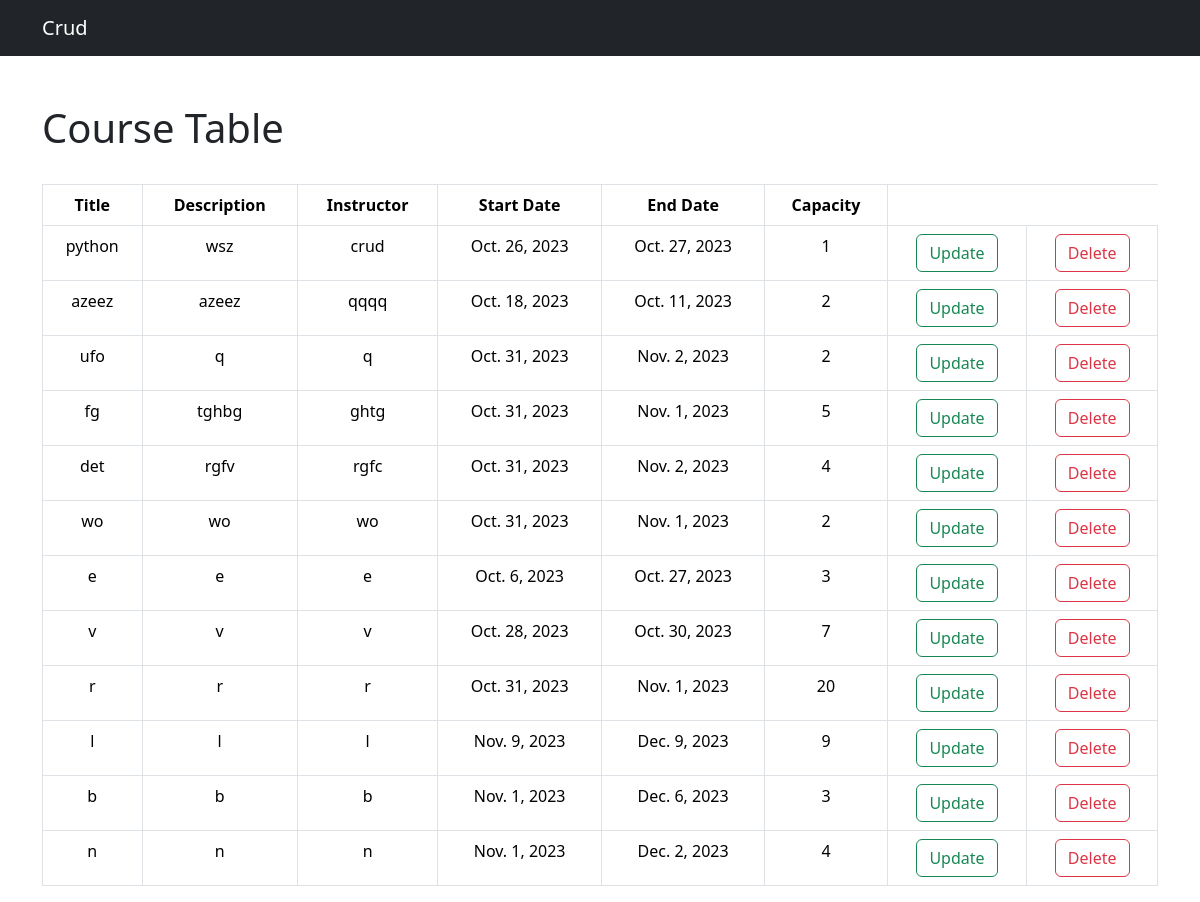
/show/, run on an earlier commit of the app's database.
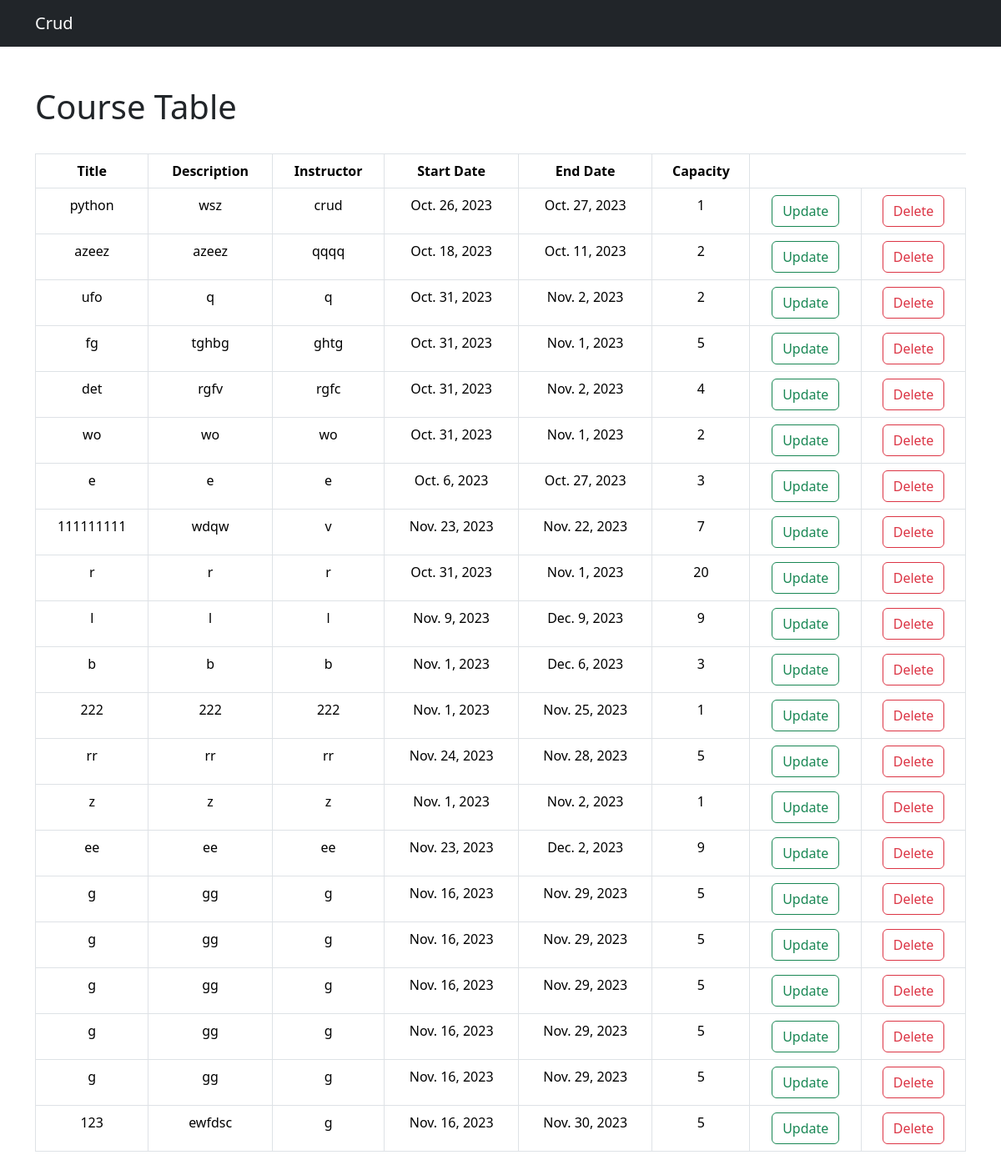
And on a later commit of the database.
### myapp/models.py (models this page shows)
class Course(models.Model):
    title = models.CharField(max_length=255)
    description = models.TextField()
    instructor = models.CharField(max_length=255)
    start_date = models.DateField()  # Date field for the course start date
    end_date = models.DateField()  # Date field for the course end date
    capacity = models.PositiveIntegerField()
    def __str__(self):
        return self.title

### myapp/views.py (the view, shortened to what this page needs)
# urls.py: path('show/',views.showdata,name="showdata"),
def showdata(request):
    data=Course.objects.all()
    print(data)
    context={"data":data}
    return render(request,'main/show.html',context)

### myapp/templates/main/show.html (shortened to what this page needs)
<!doctype html>
<html lang="en">
  <head>
    <link href="https://cdn.jsdelivr.net/npm/bootstrap@5.3.2/dist/css/bootstrap.min.css" rel="stylesheet">
  </head>
  <body>
    <nav class="navbar navbar-expand-lg navbar-dark bg-dark">
        <div class="container-md">
          <a class="navbar-brand" href="#">Crud</a>
        </div>
      </nav>
      <div class="container mt-5">
        <h1>Course Table</h1>
        <br>
        <table class="table table-bordered text-center">
            <thead>
                <tr>
                    <th>Title</th>
                    <th>Description</th>
                    <th>Instructor</th>
                    <th>Start Date</th>
                    <th>End Date</th>
                    <th>Capacity</th>
                </tr>
            </thead>
            <tbody>
            {% for d in data %}
                <tr>
                    <td>{{d.title}}</td>
                    <td>{{d.description}}</td>
                    <td>{{d.instructor}}</td>
                    <td>{{d.start_date}}</td>
                    <td>{{d.end_date}}</td>
                    <td>{{d.capacity}}</td>
                    <td><a type="button" href="/update/{{d.id}}" class="btn btn-outline-success">Update</a></td>
                    <td><a type="button" href="/delete/{{d.id}}" class="btn btn-outline-danger">Delete</a></td>
                </tr>
            {% endfor %}
            </tbody>
        </table>
    </div>
  </body>
</html>

What changed in the data, as far as the page shows it:
removed Course: title "n", description "n", instructor "n", start_date "Nov. 1, 2023", end_date "Dec. 2, 2023", capacity "4"
changed Course: title "v" → "111111111"; description "v" → "wdqw"; start_date "Oct. 28, 2023" → "Nov. 23, 2023"; end_date "Oct. 30, 2023" → "Nov. 22, 2023"
added Course: title "222", description "222", instructor "222", start_date "Nov. 1, 2023", end_date "Nov. 25, 2023", capacity "1"
added Course: title "rr", description "rr", instructor "rr", start_date "Nov. 24, 2023", end_date "Nov. 28, 2023", capacity "5"
added Course: title "z", description "z", instructor "z", start_date "Nov. 1, 2023", end_date "Nov. 2, 2023", capacity "1"
added Course: title "ee", description "ee", instructor "ee", start_date "Nov. 23, 2023", end_date "Dec. 2, 2023", capacity "9"
added Course: title "g", description "gg", instructor "g", start_date "Nov. 16, 2023", end_date "Nov. 29, 2023", capacity "5"
added Course: title "g", description "gg", instructor "g", start_date "Nov. 16, 2023", end_date "Nov. 29, 2023", capacity "5"
added Course: title "g", description "gg", instructor "g", start_date "Nov. 16, 2023", end_date "Nov. 29, 2023", capacity "5"
added Course: title "g", description "gg", instructor "g", start_date "Nov. 16, 2023", end_date "Nov. 29, 2023", capacity "5"
added Course: title "g", description "gg", instructor "g", start_date "Nov. 16, 2023", end_date "Nov. 29, 2023", capacity "5"
added Course: title "123", description "ewfdsc", instructor "g", start_date "Nov. 16, 2023", end_date "Nov. 30, 2023", capacity "5"
